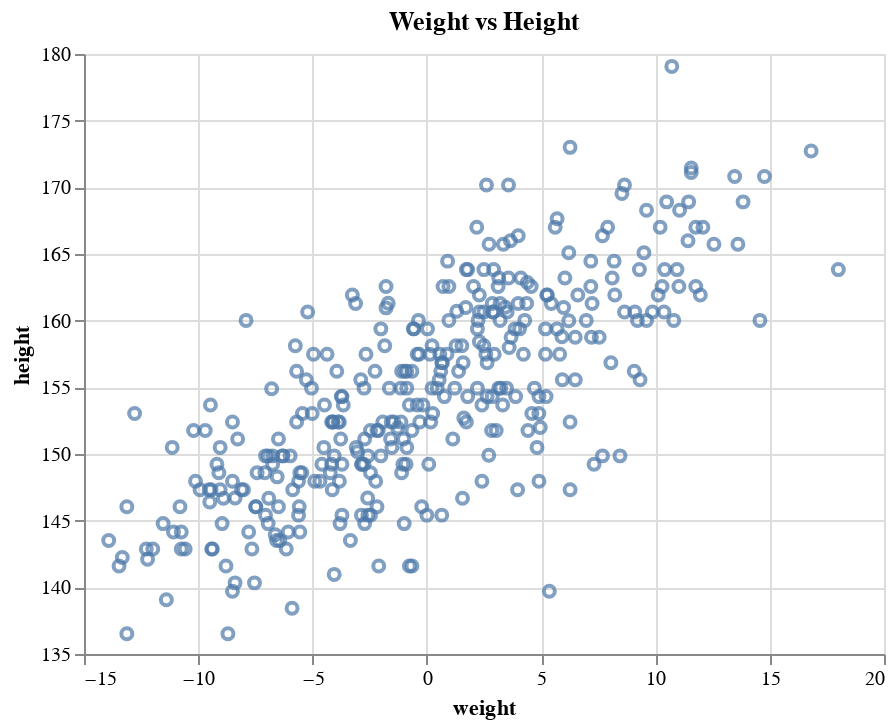

The cell this chart's notebook holds for it:
### Code cell
df = pd.DataFrame({"height": height, "weight": weight})

data_chart = (
    alt.Chart(df, title="Weight vs Height")
    .mark_point()
    .encode(
        alt.X("weight", scale=alt.Scale(zero=False)),
        alt.Y("height", scale=alt.Scale(zero=False)),
    )
)
data_chart

### Figure 1 — Vega-Lite specification as saved in the notebook (floating-point values rounded to 4 significant figures; data arrays with more than 128 entries replaced by an {"elided": "..."} marker saying what was removed)
{"$schema": "https://vega.github.io/schema/vega-lite/v4.17.0.json", "config": {"view": {"continuousHeight": 300, "continuousWidth": 400}}, "data": {"name": "data-2cdcd048fe0f17af6bb233e104909cf8"}, "datasets": {"data-2cdcd048fe0f17af6bb233e104909cf8": {"elided": "352 records"}}, "encoding": {"x": {"field": "weight", "scale": {"zero": false}, "type": "quantitative"}, "y": {"field": "height", "scale": {"zero": false}, "type": "quantitative"}}, "mark": "point", "title": "Weight vs Height"}
